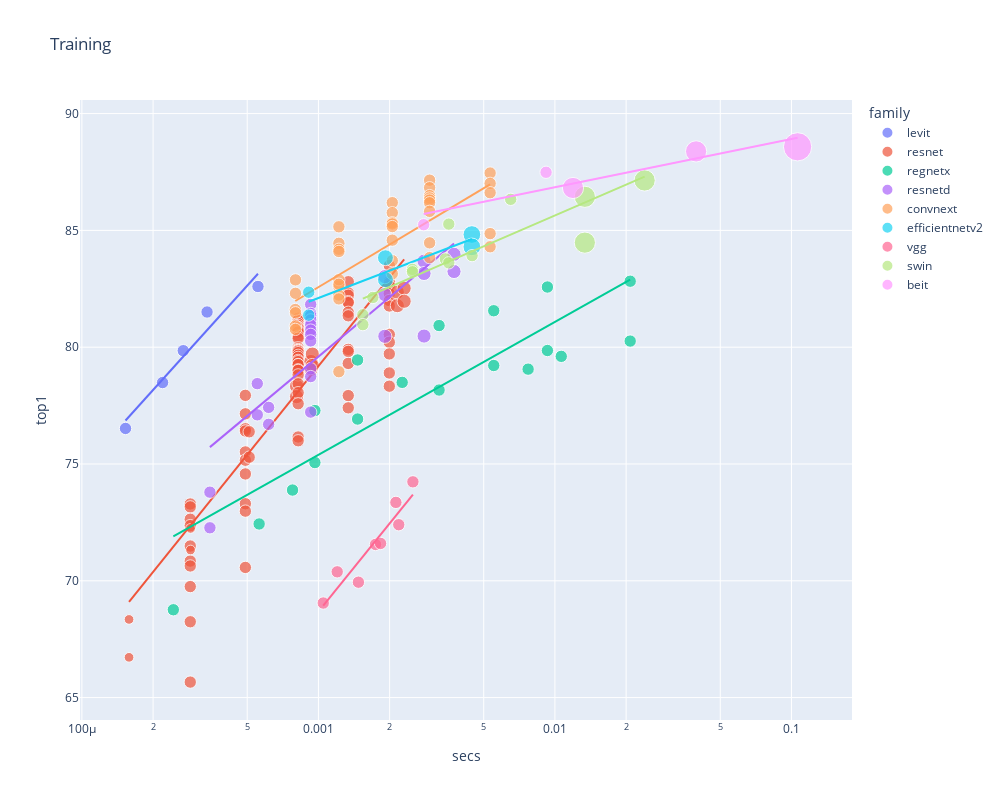

Notebook code for this chart:
### Markdown cell above
...and we'll also look at our chosen subset of models:

### Code cell
show_subs(tdf, 'Training', 'train_img_size')

### Figure 1 — Plotly figure (JSON) as saved in the notebook; plotly's stock layout.template omitted (floating-point values rounded to 4 significant figures)
{"data": [{"customdata": [[224], [224], [224], [224], [224]], "hovertemplate": "<b>%{hovertext}</b><br><br>family=levit<br>secs=%{x}<br>top1=%{y}<br>size=%{marker.size}<br>train_img_size=%{customdata[0]}<extra></extra>", "hovertext": ["levit_128s.fb_dist_in1k", "levit_128.fb_dist_in1k", "levit_192.fb_dist_in1k", "levit_256.fb_dist_in1k", "levit_384.fb_dist_in1k"], "legendgroup": "levit", "marker": {"color": "#636efa", "size": [50176, 50176, 50176, 50176, 50176], "sizemode": "area", "sizeref": 655.4, "symbol": "circle"}, "mode": "markers", "name": "levit", "orientation": "v", "showlegend": true, "type": "scatter", "x": [0.0001529, 0.0002194, 0.0002683, 0.0003382, 0.0005552], "xaxis": "x", "y": [76.52, 78.49, 79.85, 81.51, 82.6], "yaxis": "y"}, {"hovertemplate": "<b>OLS trendline</b><br>top1 = 11.2194 * log10(secs) + 119.671<br>R<sup>2</sup>=0.952739<br><br>family=levit<br>secs=%{x}<br>top1=%{y} <b>(trend)</b><extra></extra>", "legendgroup": "levit", "marker": {"color": "#636efa", "symbol": "circle"}, "mode": "lines", "name": "levit", "showlegend": false, "type": "scatter", "x": [0.0001529, 0.0002194, 0.0002683, 0.0003382, 0.0005552], "xaxis": "x", "y": [76.86, 78.62, 79.6, 80.73, 83.15], "yaxis": "y"}, {"customdata": [[176], [176], [224], [224], [224], [224], [224], [224], [224], [224], [224], [224], [176], [176], [224], [224], [224], [224], [224], [224], [224], [224], [224], [224], [224], [224], [256], [256], [224], [224], [224], [224], [224], [224], [224], [224], [224], [224], [224], [224], [224], [224], [224], [224], [224], [224], [224], [224], [224], [224], [224], [224], [224], [224], [224], [224], [224], [224], [224], [256], [256], [256], [256], [224], [224], [224], [224], [224], [224], [224], [224], [224], [224], [224], [224], [224], [224], [224], [224], [224], [224], [224], [224], [224], [224], [224], [224], [256], [256], [256], [256]], "hovertemplate": "<b>%{hovertext}</b><br><br>family=resnet<br>secs=%{x}<br>top1=%{y}<br>size=%{marker.size}<br>train_img_size=%{customdata[0]}<extra></extra>", "hovertext": ["resnet10t.c3_in1k", "resnet10t.c3_in1k", "resnet18.fb_swsl_ig1b_ft_in1k", "resnet18.a1_in1k", "resnet18.fb_ssl_yfcc100m_ft_in1k", "resnet18.a2_in1k", "resnet18.a1_in1k", "resnet18.gluon_in1k", "resnet18.a2_in1k", "resnet18.tv_in1k", "resnet18.a3_in1k", "resnet18.a3_in1k", "resnet14t.c3_in1k", "resnet14t.c3_in1k", "resnet34.a1_in1k", "resnet34.a2_in1k", "resnet34.bt_in1k", "resnet34.a1_in1k", "resnet34.a2_in1k", "resnet34.bt_in1k", "resnet34.gluon_in1k", "resnet34.tv_in1k", "resnet34.a3_in1k", "resnet34.a3_in1k", "resnet26.bt_in1k", "resnet26.bt_in1k", "resnet26t.ra2_in1k", "resnet26t.ra2_in1k", "resnet50.a1_in1k", "resnet50.fb_swsl_ig1b_ft_in1k", "resnet50.d_in1k", "resnet50.c1_in1k", "resnet50.c2_in1k", "resnet50.tv2_in1k", "resnet50.a2_in1k", "resnet50.b1k_in1k", "resnet50.a1h_in1k", "resnet50.b2k_in1k", "resnet50.a1_in1k", "resnet50.ram_in1k", "resnet50.d_in1k", "resnet50.c2_in1k", "resnet50.ra_in1k", "resnet50.a2_in1k", "resnet50.c1_in1k", "resnet50.bt_in1k", "resnet50.b1k_in1k", "resnet50.tv2_in1k", "resnet50.b2k_in1k", "resnet50.a1h_in1k", "resnet50.fb_ssl_yfcc100m_ft_in1k", "resnet50.ram_in1k", "resnet50.am_in1k", "resnet50.ra_in1k", "resnet50.bt_in1k", "resnet50.a3_in1k", "resnet50.gluon_in1k", "resnet50.tv_in1k", "resnet50.a3_in1k", "resnet32ts.ra2_in1k", "resnet32ts.ra2_in1k", "resnet33ts.ra2_in1k", "resnet33ts.ra2_in1k", "resnet101.a1h_in1k", "resnet101.a1_in1k", "resnet101.a2_in1k", "resnet101.a1h_in1k", "resnet101.tv2_in1k", "resnet101.a1_in1k", "resnet101.a2_in1k", "resnet101.tv2_in1k", "resnet101.a3_in1k", "resnet101.gluon_in1k", "resnet101.a3_in1k", "resnet101.tv_in1k", "resnet152.a1h_in1k", "resnet152.a1h_in1k", "resnet152.a1_in1k", "resnet152.a2_in1k", "resnet152.tv2_in1k", "resnet152.a1_in1k", "resnet152.a2_in1k", "resnet152.a3_in1k", "resnet152.tv2_in1k", "resnet152.gluon_in1k", "resnet152.a3_in1k", "resnet152.tv_in1k", "resnet51q.ra2_in1k", "resnet51q.ra2_in1k", "resnet61q.ra2_in1k", "resnet61q.ra2_in1k"], "legendgroup": "resnet", "marker": {"color": "#EF553B", "size": [30976, 30976, 50176, 50176, 50176, 50176, 50176, 50176, 50176, 50176, 50176, 50176, 30976, 30976, 50176, 50176, 50176, 50176, 50176, 50176, 50176, 50176, 50176, 50176, 50176, 50176, 65536, 65536, 50176, 50176, 50176, 50176, 50176, 50176, 50176, 50176, 50176, 50176, 50176, 50176, 50176, 50176, 50176, 50176, 50176, 50176, 50176, 50176, 50176, 50176, 50176, 50176, 50176, 50176, 50176, 50176, 50176, 50176, 50176, 65536, 65536, 65536, 65536, 50176, 50176, 50176, 50176, 50176, 50176, 50176, 50176, 50176, 50176, 50176, 50176, 50176, 50176, 50176, 50176, 50176, 50176, 50176, 50176, 50176, 50176, 50176, 50176, 65536, 65536, 65536, 65536], "sizemode": "area", "sizeref": 655.4, "symbol": "circle"}, "mode": "markers", "name": "resnet", "orientation": "v", "showlegend": true, "type": "scatter", "x": [0.0001583, 0.0001583, 0.0002872, 0.0002872, 0.0002872, 0.0002872, 0.0002872, 0.0002872, 0.0002872, 0.0002872, 0.0002872, 0.0002872, 0.000288, 0.000288, 0.000491, 0.000491, 0.000491, 0.000491, 0.000491, 0.000491, 0.000491, 0.000491, 0.000491, 0.000491, 0.0005097, 0.0005097, 0.0008082, 0.0008082, 0.000821, 0.000821, 0.000821, 0.000821, 0.000821, 0.000821, 0.000821, 0.000821, 0.000821, 0.000821, 0.000821, 0.000821, 0.000821, 0.000821, 0.000821, 0.000821, 0.000821, 0.000821, 0.000821, 0.000821, 0.000821, 0.000821, 0.000821, 0.000821, 0.000821, 0.000821, 0.000821, 0.000821, 0.000821, 0.000821, 0.000821, 0.0009295, 0.0009295, 0.0009422, 0.0009422, 0.001337, 0.001337, 0.001337, 0.001337, 0.001337, 0.001337, 0.001337, 0.001337, 0.001337, 0.001337, 0.001337, 0.001337, 0.001994, 0.001994, 0.001994, 0.001994, 0.001994, 0.001994, 0.001994, 0.001994, 0.001994, 0.001994, 0.001994, 0.001994, 0.002156, 0.002156, 0.002304, 0.002304], "xaxis": "x", "y": [68.35, 66.72, 73.29, 73.16, 72.64, 72.36, 71.49, 70.84, 70.63, 69.75, 68.25, 65.66, 72.24, 71.32, 77.94, 77.15, 76.51, 76.41, 75.52, 75.16, 74.57, 73.3, 72.98, 70.57, 76.38, 75.29, 78.33, 77.88, 81.24, 81.15, 81.01, 80.93, 80.86, 80.84, 80.78, 80.71, 80.65, 80.47, 80.38, 79.97, 79.9, 79.87, 79.86, 79.83, 79.77, 79.65, 79.56, 79.43, 79.38, 79.26, 79.25, 79.03, 79.0, 78.81, 78.43, 78.05, 77.58, 76.16, 75.99, 79.39, 79.05, 79.71, 79.22, 82.8, 82.32, 82.22, 81.95, 81.91, 81.49, 81.34, 79.91, 79.82, 79.31, 77.93, 77.4, 83.49, 82.82, 82.74, 82.62, 82.29, 82.0, 81.76, 80.55, 80.21, 79.71, 78.9, 78.33, 82.36, 81.78, 82.52, 81.97], "yaxis": "y"}, {"hovertemplate": "<b>OLS trendline</b><br>top1 = 12.6071 * log10(secs) + 117.009<br>R<sup>2</sup>=0.759488<br><br>family=resnet<br>secs=%{x}<br>top1=%{y} <b>(trend)</b><extra></extra>", "legendgroup": "resnet", "marker": {"color": "#EF553B", "symbol": "circle"}, "mode": "lines", "name": "resnet", "showlegend": false, "type": "scatter", "x": [0.0001583, 0.0001583, 0.0002872, 0.0002872, 0.0002872, 0.0002872, 0.0002872, 0.0002872, 0.0002872, 0.0002872, 0.0002872, 0.0002872, 0.000288, 0.000288, 0.000491, 0.000491, 0.000491, 0.000491, 0.000491, 0.000491, 0.000491, 0.000491, 0.000491, 0.000491, 0.0005097, 0.0005097, 0.0008082, 0.0008082, 0.000821, 0.000821, 0.000821, 0.000821, 0.000821, 0.000821, 0.000821, 0.000821, 0.000821, 0.000821, 0.000821, 0.000821, 0.000821, 0.000821, 0.000821, 0.000821, 0.000821, 0.000821, 0.000821, 0.000821, 0.000821, 0.000821, 0.000821, 0.000821, 0.000821, 0.000821, 0.000821, 0.000821, 0.000821, 0.000821, 0.000821, 0.0009295, 0.0009295, 0.0009422, 0.0009422, 0.001337, 0.001337, 0.001337, 0.001337, 0.001337, 0.001337, 0.001337, 0.001337, 0.001337, 0.001337, 0.001337, 0.001337, 0.001994, 0.001994, 0.001994, 0.001994, 0.001994, 0.001994, 0.001994, 0.001994, 0.001994, 0.001994, 0.001994, 0.001994, 0.002156, 0.002156, 0.002304, 0.002304], "xaxis": "x", "y": [69.09, 69.09, 72.36, 72.36, 72.36, 72.36, 72.36, 72.36, 72.36, 72.36, 72.36, 72.36, 72.37, 72.37, 75.29, 75.29, 75.29, 75.29, 75.29, 75.29, 75.29, 75.29, 75.29, 75.29, 75.5, 75.5, 78.02, 78.02, 78.11, 78.11, 78.11, 78.11, 78.11, 78.11, 78.11, 78.11, 78.11, 78.11, 78.11, 78.11, 78.11, 78.11, 78.11, 78.11, 78.11, 78.11, 78.11, 78.11, 78.11, 78.11, 78.11, 78.11, 78.11, 78.11, 78.11, 78.11, 78.11, 78.11, 78.11, 78.79, 78.79, 78.86, 78.86, 80.78, 80.78, 80.78, 80.78, 80.78, 80.78, 80.78, 80.78, 80.78, 80.78, 80.78, 80.78, 82.97, 82.97, 82.97, 82.97, 82.97, 82.97, 82.97, 82.97, 82.97, 82.97, 82.97, 82.97, 83.39, 83.39, 83.76, 83.76], "yaxis": "y"}, {"customdata": [[224], [224], [224], [224], [224], [224], [224], [224], [224], [224], [224], [224], [224], [224], [224], [224], [224], [224]], "hovertemplate": "<b>%{hovertext}</b><br><br>family=regnetx<br>secs=%{x}<br>top1=%{y}<br>size=%{marker.size}<br>train_img_size=%{customdata[0]}<extra></extra>", "hovertext": ["regnetx_002.pycls_in1k", "regnetx_004.pycls_in1k", "regnetx_006.pycls_in1k", "regnetx_008.tv2_in1k", "regnetx_008.pycls_in1k", "regnetx_016.tv2_in1k", "regnetx_016.pycls_in1k", "regnetx_040.pycls_in1k", "regnetx_032.tv2_in1k", "regnetx_032.pycls_in1k", "regnetx_080.tv2_in1k", "regnetx_080.pycls_in1k", "regnetx_064.pycls_in1k", "regnetx_160.tv2_in1k", "regnetx_160.pycls_in1k", "regnetx_120.pycls_in1k", "regnetx_320.tv2_in1k", "regnetx_320.pycls_in1k"], "legendgroup": "regnetx", "marker": {"color": "#00cc96", "size": [50176, 50176, 50176, 50176, 50176, 50176, 50176, 50176, 50176, 50176, 50176, 50176, 50176, 50176, 50176, 50176, 50176, 50176], "sizemode": "area", "sizeref": 655.4, "symbol": "circle"}, "mode": "markers", "name": "regnetx", "orientation": "v", "showlegend": true, "type": "scatter", "x": [0.0002436, 0.0005616, 0.0007773, 0.0009664, 0.0009664, 0.001465, 0.001465, 0.002261, 0.003238, 0.003238, 0.005512, 0.005512, 0.007703, 0.009294, 0.009294, 0.01063, 0.02081, 0.02081], "xaxis": "x", "y": [68.76, 72.43, 73.88, 77.29, 75.06, 79.45, 76.92, 78.49, 80.93, 78.17, 81.56, 79.22, 79.06, 82.58, 79.86, 79.61, 82.82, 80.26], "yaxis": "y"}, {"hovertemplate": "<b>OLS trendline</b><br>top1 = 5.68959 * log10(secs) + 92.4583<br>R<sup>2</sup>=0.757706<br><br>family=regnetx<br>secs=%{x}<br>top1=%{y} <b>(trend)</b><extra></extra>", "legendgroup": "regnetx", "marker": {"color": "#00cc96", "symbol": "circle"}, "mode": "lines", "name": "regnetx", "showlegend": false, "type": "scatter", "x": [0.0002436, 0.0005616, 0.0007773, 0.0009664, 0.0009664, 0.001465, 0.001465, 0.002261, 0.003238, 0.003238, 0.005512, 0.005512, 0.007703, 0.009294, 0.009294, 0.01063, 0.02081, 0.02081], "xaxis": "x", "y": [71.9, 73.96, 74.77, 75.31, 75.31, 76.33, 76.33, 77.4, 78.29, 78.29, 79.61, 79.61, 80.43, 80.9, 80.9, 81.23, 82.89, 82.89], "yaxis": "y"}, {"customdata": [[224], [224], [224], [224], [224], [224], [224], [224], [224], [224], [224], [224], [224], [224], [224], [224], [224], [256], [256], [256], [256], [256], [256], [256], [256]], "hovertemplate": "<b>%{hovertext}</b><br><br>family=resnetd<br>secs=%{x}<br>top1=%{y}<br>size=%{marker.size}<br>train_img_size=%{customdata[0]}<extra></extra>", "hovertext": ["resnet18d.ra2_in1k", "resnet18d.ra2_in1k", "resnet34d.ra2_in1k", "resnet34d.ra2_in1k", "resnet26d.bt_in1k", "resnet26d.bt_in1k", "resnet50d.ra4_e3600_r224_in1k", "resnet50d.a1_in1k", "resnet50d.ra2_in1k", "resnet50d.a2_in1k", "resnet50d.ra4_e3600_r224_in1k", "resnet50d.a1_in1k", "resnet50d.ra2_in1k", "resnet50d.a2_in1k", "resnet50d.gluon_in1k", "resnet50d.a3_in1k", "resnet50d.a3_in1k", "resnet101d.ra2_in1k", "resnet101d.ra2_in1k", "resnet101d.gluon_in1k", "resnet152d.ra2_in1k", "resnet152d.ra2_in1k", "resnet152d.gluon_in1k", "resnet200d.ra2_in1k", "resnet200d.ra2_in1k"], "legendgroup": "resnetd", "marker": {"color": "#ab63fa", "size": [50176, 50176, 50176, 50176, 50176, 50176, 50176, 50176, 50176, 50176, 50176, 50176, 50176, 50176, 50176, 50176, 50176, 65536, 65536, 65536, 65536, 65536, 65536, 65536, 65536], "sizemode": "area", "sizeref": 655.4, "symbol": "circle"}, "mode": "markers", "name": "resnetd", "orientation": "v", "showlegend": true, "type": "scatter", "x": [0.0003478, 0.0003478, 0.0005515, 0.0005515, 0.000616, 0.000616, 0.0009276, 0.0009276, 0.0009276, 0.0009276, 0.0009276, 0.0009276, 0.0009276, 0.0009276, 0.0009276, 0.0009276, 0.0009276, 0.001909, 0.001909, 0.001909, 0.002797, 0.002797, 0.002797, 0.003744, 0.003744], "xaxis": "x", "y": [73.79, 72.27, 78.44, 77.1, 77.42, 76.7, 81.83, 81.44, 81.35, 81.17, 80.96, 80.73, 80.55, 80.27, 79.08, 78.74, 77.22, 83.02, 82.25, 80.47, 83.68, 83.16, 80.48, 83.98, 83.24], "yaxis": "y"}, {"hovertemplate": "<b>OLS trendline</b><br>top1 = 8.44776 * log10(secs) + 104.94<br>R<sup>2</sup>=0.707064<br><br>family=resnetd<br>secs=%{x}<br>top1=%{y} <b>(trend)</b><extra></extra>", "legendgroup": "resnetd", "marker": {"color": "#ab63fa", "symbol": "circle"}, "mode": "lines", "name": "resnetd", "showlegend": false, "type": "scatter", "x": [0.0003478, 0.0003478, 0.0005515, 0.0005515, 0.000616, 0.000616, 0.0009276, 0.0009276, 0.0009276, 0.0009276, 0.0009276, 0.0009276, 0.0009276, 0.0009276, 0.0009276, 0.0009276, 0.0009276, 0.001909, 0.001909, 0.001909, 0.002797, 0.002797, 0.002797, 0.003744, 0.003744], "xaxis": "x", "y": [75.72, 75.72, 77.41, 77.41, 77.82, 77.82, 79.32, 79.32, 79.32, 79.32, 79.32, 79.32, 79.32, 79.32, 79.32, 79.32, 79.32, 81.97, 81.97, 81.97, 83.37, 83.37, 83.37, 84.44, 84.44], "yaxis": "y"}, {"customdata": [[224], [224], [224], [224], [224], [224], [224], [224], [224], [224], [224], [224], [224], [224], [224], [224], [224], [224], [224], [224], [224], [224], [224], [224], [224], [224], [224], [224], [224], [224], [224], [224], [224], [224], [224], [224], [224], [224]], "hovertemplate": "<b>%{hovertext}</b><br><br>family=convnext<br>secs=%{x}<br>top1=%{y}<br>size=%{marker.size}<br>train_img_size=%{customdata[0]}<extra></extra>", "hovertext": ["convnext_nano_ols.d1h_in1k", "convnext_nano_ols.d1h_in1k", "convnext_nano.in12k_ft_in1k", "convnext_nano.in12k_ft_in1k", "convnext_nano.d1h_in1k", "convnext_nano.d1h_in1k", "convnext_tiny_hnf.a2h_in1k", "convnext_tiny_hnf.a2h_in1k", "convnext_tiny.in12k_ft_in1k_384", "convnext_tiny.in12k_ft_in1k", "convnext_tiny.in12k_ft_in1k", "convnext_tiny.fb_in22k_ft_in1k_384", "convnext_tiny.fb_in22k_ft_in1k", "convnext_tiny.fb_in1k", "convnext_tiny.fb_in1k", "convnext_tiny.fb_in22k_ft_in1k", "convnext_small.in12k_ft_in1k_384", "convnext_small.fb_in22k_ft_in1k_384", "convnext_small.in12k_ft_in1k", "convnext_small.fb_in22k_ft_in1k", "convnext_small.in12k_ft_in1k", "convnext_small.fb_in22k_ft_in1k", "convnext_small.fb_in1k", "convnext_small.fb_in1k", "convnext_base.clip_laion2b_augreg_ft_in12k_in1k_384", "convnext_base.fb_in22k_ft_in1k_384", "convnext_base.clip_laiona_augreg_ft_in1k_384", "convnext_base.clip_laion2b_augreg_ft_in12k_in1k", "convnext_base.fb_in22k_ft_in1k", "convnext_base.clip_laion2b_augreg_ft_in1k", "convnext_base.fb_in22k_ft_in1k", "convnext_base.fb_in1k", "convnext_base.fb_in1k", "convnext_large.fb_in22k_ft_in1k_384", "convnext_large.fb_in22k_ft_in1k", "convnext_large.fb_in22k_ft_in1k", "convnext_large.fb_in1k", "convnext_large.fb_in1k"], "legendgroup": "convnext", "marker": {"color": "#FFA15A", "size": [50176, 50176, 50176, 50176, 50176, 50176, 50176, 50176, 50176, 50176, 50176, 50176, 50176, 50176, 50176, 50176, 50176, 50176, 50176, 50176, 50176, 50176, 50176, 50176, 50176, 50176, 50176, 50176, 50176, 50176, 50176, 50176, 50176, 50176, 50176, 50176, 50176, 50176], "sizemode": "area", "sizeref": 655.4, "symbol": "circle"}, "mode": "markers", "name": "convnext", "orientation": "v", "showlegend": true, "type": "scatter", "x": [0.0007985, 0.0007985, 0.0008001, 0.0008001, 0.0008001, 0.0008001, 0.00122, 0.00122, 0.001221, 0.001221, 0.001221, 0.001221, 0.001221, 0.001221, 0.001221, 0.001221, 0.002053, 0.002053, 0.002053, 0.002053, 0.002053, 0.002053, 0.002053, 0.002053, 0.002953, 0.002953, 0.002953, 0.002953, 0.002953, 0.002953, 0.002953, 0.002953, 0.002953, 0.005321, 0.005321, 0.005321, 0.005321, 0.005321], "xaxis": "x", "y": [81.61, 80.91, 82.88, 82.31, 81.47, 80.76, 82.61, 82.23, 85.15, 84.45, 84.19, 84.1, 82.89, 82.69, 82.07, 78.95, 86.19, 85.75, 85.32, 85.28, 85.16, 84.58, 83.7, 83.14, 87.15, 86.83, 86.49, 86.39, 86.3, 86.18, 85.82, 84.47, 83.83, 87.46, 87.01, 86.61, 84.86, 84.3], "yaxis": "y"}, {"hovertemplate": "<b>OLS trendline</b><br>top1 = 6.05727 * log10(secs) + 100.741<br>R<sup>2</sup>=0.592734<br><br>family=convnext<br>secs=%{x}<br>top1=%{y} <b>(trend)</b><extra></extra>", "legendgroup": "convnext", "marker": {"color": "#FFA15A", "symbol": "circle"}, "mode": "lines", "name": "convnext", "showlegend": false, "type": "scatter", "x": [0.0007985, 0.0007985, 0.0008001, 0.0008001, 0.0008001, 0.0008001, 0.00122, 0.00122, 0.001221, 0.001221, 0.001221, 0.001221, 0.001221, 0.001221, 0.001221, 0.001221, 0.002053, 0.002053, 0.002053, 0.002053, 0.002053, 0.002053, 0.002053, 0.002053, 0.002953, 0.002953, 0.002953, 0.002953, 0.002953, 0.002953, 0.002953, 0.002953, 0.002953, 0.005321, 0.005321, 0.005321, 0.005321, 0.005321], "xaxis": "x", "y": [81.98, 81.98, 81.98, 81.98, 81.98, 81.98, 83.09, 83.09, 83.09, 83.09, 83.09, 83.09, 83.09, 83.09, 83.09, 83.09, 84.46, 84.46, 84.46, 84.46, 84.46, 84.46, 84.46, 84.46, 85.42, 85.42, 85.42, 85.42, 85.42, 85.42, 85.42, 85.42, 85.42, 86.97, 86.97, 86.97, 86.97, 86.97], "yaxis": "y"}, {"customdata": [[224], [224], [288], [288], [320], [320]], "hovertemplate": "<b>%{hovertext}</b><br><br>family=efficientnetv2<br>secs=%{x}<br>top1=%{y}<br>size=%{marker.size}<br>train_img_size=%{customdata[0]}<extra></extra>", "hovertext": ["efficientnetv2_rw_t.ra2_in1k", "efficientnetv2_rw_t.ra2_in1k", "efficientnetv2_rw_s.ra2_in1k", "efficientnetv2_rw_s.ra2_in1k", "efficientnetv2_rw_m.agc_in1k", "efficientnetv2_rw_m.agc_in1k"], "legendgroup": "efficientnetv2", "marker": {"color": "#19d3f3", "size": [50176, 50176, 82944, 82944, 102400, 102400], "sizemode": "area", "sizeref": 655.4, "symbol": "circle"}, "mode": "markers", "name": "efficientnetv2", "orientation": "v", "showlegend": true, "type": "scatter", "x": [0.00091, 0.00091, 0.00192, 0.00192, 0.004455, 0.004455], "xaxis": "x", "y": [82.35, 81.37, 83.83, 82.89, 84.82, 84.29], "yaxis": "y"}, {"hovertemplate": "<b>OLS trendline</b><br>top1 = 3.89518 * log10(secs) + 93.7887<br>R<sup>2</sup>=0.864197<br><br>family=efficientnetv2<br>secs=%{x}<br>top1=%{y} <b>(trend)</b><extra></extra>", "legendgroup": "efficientnetv2", "marker": {"color": "#19d3f3", "symbol": "circle"}, "mode": "lines", "name": "efficientnetv2", "showlegend": false, "type": "scatter", "x": [0.00091, 0.00091, 0.00192, 0.00192, 0.004455, 0.004455], "xaxis": "x", "y": [81.94, 81.94, 83.21, 83.21, 84.63, 84.63], "yaxis": "y"}, {"customdata": [[224], [224], [224], [224], [224], [224], [224], [224]], "hovertemplate": "<b>%{hovertext}</b><br><br>family=vgg<br>secs=%{x}<br>top1=%{y}<br>size=%{marker.size}<br>train_img_size=%{customdata[0]}<extra></extra>", "hovertext": ["vgg11.tv_in1k", "vgg11_bn.tv_in1k", "vgg13.tv_in1k", "vgg13_bn.tv_in1k", "vgg16.tv_in1k", "vgg16_bn.tv_in1k", "vgg19.tv_in1k", "vgg19_bn.tv_in1k"], "legendgroup": "vgg", "marker": {"color": "#FF6692", "size": [50176, 50176, 50176, 50176, 50176, 50176, 50176, 50176], "sizemode": "area", "sizeref": 655.4, "symbol": "circle"}, "mode": "markers", "name": "vgg", "orientation": "v", "showlegend": true, "type": "scatter", "x": [0.001048, 0.001201, 0.001476, 0.001744, 0.001831, 0.002126, 0.002186, 0.002509], "xaxis": "x", "y": [69.05, 70.38, 69.94, 71.56, 71.6, 73.36, 72.4, 74.24], "yaxis": "y"}, {"hovertemplate": "<b>OLS trendline</b><br>top1 = 12.5164 * log10(secs) + 106.235<br>R<sup>2</sup>=0.891236<br><br>family=vgg<br>secs=%{x}<br>top1=%{y} <b>(trend)</b><extra></extra>", "legendgroup": "vgg", "marker": {"color": "#FF6692", "symbol": "circle"}, "mode": "lines", "name": "vgg", "showlegend": false, "type": "scatter", "x": [0.001048, 0.001201, 0.001476, 0.001744, 0.001831, 0.002126, 0.002186, 0.002509], "xaxis": "x", "y": [68.94, 69.68, 70.8, 71.71, 71.97, 72.79, 72.94, 73.69], "yaxis": "y"}, {"customdata": [[224], [224], [224], [224], [224], [224], [224], [224], [224], [224], [384], [384], [384]], "hovertemplate": "<b>%{hovertext}</b><br><br>family=swin<br>secs=%{x}<br>top1=%{y}<br>size=%{marker.size}<br>train_img_size=%{customdata[0]}<extra></extra>", "hovertext": ["swin_tiny_patch4_window7_224.ms_in1k", "swin_tiny_patch4_window7_224.ms_in22k_ft_in1k", "swin_s3_tiny_224.ms_in1k", "swin_small_patch4_window7_224.ms_in22k_ft_in1k", "swin_small_patch4_window7_224.ms_in1k", "swin_s3_small_224.ms_in1k", "swin_base_patch4_window7_224.ms_in22k_ft_in1k", "swin_base_patch4_window7_224.ms_in1k", "swin_s3_base_224.ms_in1k", "swin_large_patch4_window7_224.ms_in22k_ft_in1k", "swin_base_patch4_window12_384.ms_in22k_ft_in1k", "swin_base_patch4_window12_384.ms_in1k", "swin_large_patch4_window12_384.ms_in22k_ft_in1k"], "legendgroup": "swin", "marker": {"color": "#B6E880", "size": [50176, 50176, 50176, 50176, 50176, 50176, 50176, 50176, 50176, 50176, 147456, 147456, 147456], "sizemode": "area", "sizeref": 655.4, "symbol": "circle"}, "mode": "markers", "name": "swin", "orientation": "v", "showlegend": true, "type": "scatter", "x": [0.001542, 0.001542, 0.001699, 0.002498, 0.002498, 0.003442, 0.003559, 0.003559, 0.004464, 0.006502, 0.01338, 0.01338, 0.02395], "xaxis": "x", "y": [81.39, 80.97, 82.13, 83.33, 83.23, 83.78, 85.27, 83.61, 83.92, 86.33, 86.44, 84.48, 87.14], "yaxis": "y"}, {"hovertemplate": "<b>OLS trendline</b><br>top1 = 4.38572 * log10(secs) + 94.4125<br>R<sup>2</sup>=0.775638<br><br>family=swin<br>secs=%{x}<br>top1=%{y} <b>(trend)</b><extra></extra>", "legendgroup": "swin", "marker": {"color": "#B6E880", "symbol": "circle"}, "mode": "lines", "name": "swin", "showlegend": false, "type": "scatter", "x": [0.001542, 0.001542, 0.001699, 0.002498, 0.002498, 0.003442, 0.003559, 0.003559, 0.004464, 0.006502, 0.01338, 0.01338, 0.02395], "xaxis": "x", "y": [82.08, 82.08, 82.26, 83.0, 83.0, 83.61, 83.67, 83.67, 84.1, 84.82, 86.2, 86.2, 87.3], "yaxis": "y"}, {"customdata": [[224], [224], [384], [384], [512]], "hovertemplate": "<b>%{hovertext}</b><br><br>family=beit<br>secs=%{x}<br>top1=%{y}<br>size=%{marker.size}<br>train_img_size=%{customdata[0]}<extra></extra>", "hovertext": ["beit_base_patch16_224.in22k_ft_in22k_in1k", "beit_large_patch16_224.in22k_ft_in22k_in1k", "beit_base_patch16_384.in22k_ft_in22k_in1k", "beit_large_patch16_384.in22k_ft_in22k_in1k", "beit_large_patch16_512.in22k_ft_in22k_in1k"], "legendgroup": "beit", "marker": {"color": "#FF97FF", "size": [50176, 50176, 147456, 147456, 262144], "sizemode": "area", "sizeref": 655.4, "symbol": "circle"}, "mode": "markers", "name": "beit", "orientation": "v", "showlegend": true, "type": "scatter", "x": [0.002787, 0.009173, 0.01192, 0.03953, 0.1062], "xaxis": "x", "y": [85.24, 87.49, 86.82, 88.38, 88.58], "yaxis": "y"}, {"hovertemplate": "<b>OLS trendline</b><br>top1 = 2.06369 * log10(secs) + 90.9721<br>R<sup>2</sup>=0.862673<br><br>family=beit<br>secs=%{x}<br>top1=%{y} <b>(trend)</b><extra></extra>", "legendgroup": "beit", "marker": {"color": "#FF97FF", "symbol": "circle"}, "mode": "lines", "name": "beit", "showlegend": false, "type": "scatter", "x": [0.002787, 0.009173, 0.01192, 0.03953, 0.1062], "xaxis": "x", "y": [85.7, 86.77, 87.0, 88.08, 88.96], "yaxis": "y"}], "layout": {"height": 800, "legend": {"itemsizing": "constant", "title": {"text": "family"}, "tracegroupgap": 0}, "title": {"text": "Training"}, "width": 1000, "xaxis": {"anchor": "y", "domain": [0, 1], "title": {"text": "secs"}, "type": "log"}, "yaxis": {"anchor": "x", "domain": [0, 1], "title": {"text": "top1"}}}}
